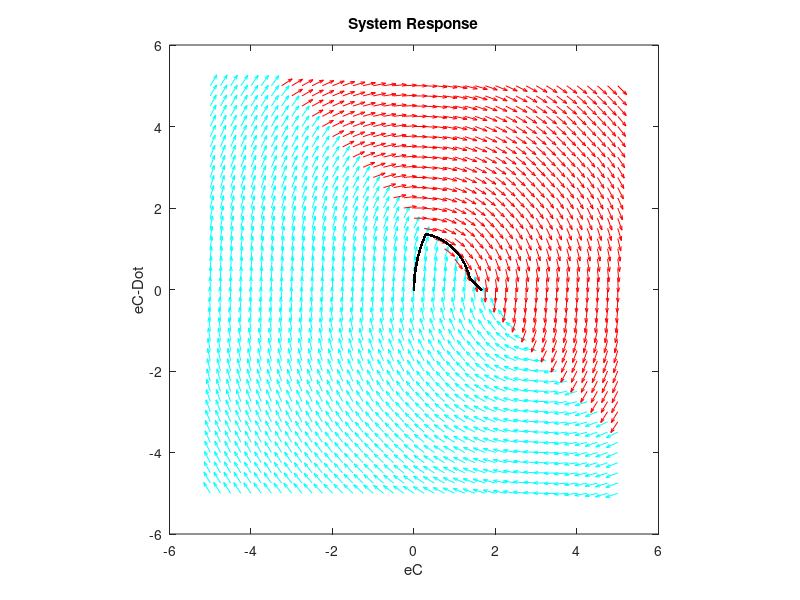
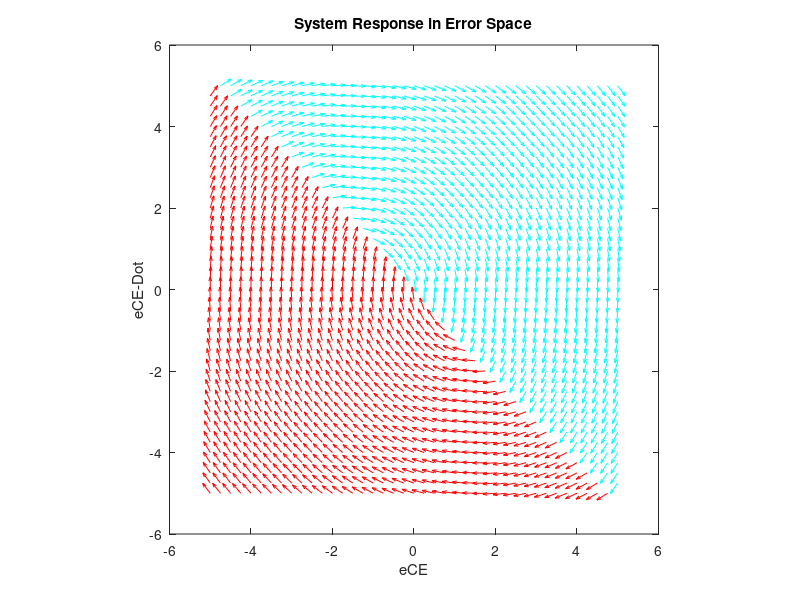

Write the MATLAB code that produced these figures, in order.
%Initialize
clear; close all; clc;
%simulation & controller input
lambda = 1;

%system parameters
L = 0.001;     %H
C = 1/L; %F
eIn = 3.3;
%solution parameters voltage
eD = eIn/2;
tf = 10;
dt = 0.001;
%system equations
x1dot = @(x1, x2) x2;
x2dot = @(x1, x2, ea) -1/(L*C)*(x1 - ea);
%% PLOT 1 - System Space
[x1, x2] = meshgrid(-5:0.25:5, -5:0.25:5);
%Switch is closed (ea = eIn)
B = eIn;
%half of system equations
x1d = x1dot(x1, x2) .* ( (lambda*(-x2) + (eD-x1)) > 0 );
x2d = x2dot(x1, x2, B) .* ( (lambda*(-x2) + (eD-x1)) > 0 );
%plot system
size = sqrt(x1d.^2 + x2d.^2);
quiver(x1, x2, x1d./size, x2d./size, 'c');
%lower half of system space
clear x1d x2d;
%switch is open (ea = 0)
B = 0;
%half of the system space
x1d = x1dot(x1, x2) .* ( (lambda*(-x2) + (eD-x1)) < 0 );
x2d = x2dot(x1, x2, B) .* ( (lambda*(-x2) + (eD-x1)) < 0 );
size = sqrt(x1d.^2 + x2d.^2);
%plot 2nd half
hold on
quiver(x1, x2, x1d./size, x2d./size, 'r');
axis square
xlabel('eC');
ylabel('eC-Dot');
title('System Response');
%% plot vs time
ec0 = 0; ecDot0 = 0;


s = @(ec, ecDot) ( (lambda*(-ecDot) + (eD-ec)) >= 0 )*eIn;

t = 0:dt:tf;

ec(1) = ec0;
ecDot(1) = ecDot0;

for i = 2:length(t)
    K1 = x1dot(ec(i-1), ecDot(i-1))*dt;
    L1 = x2dot(ec(i-1), ecDot(i-1), s(ec(i-1), ecDot(i-1)))*dt;
    
    K2 = x1dot(ec(i-1) + K1/2, ecDot(i-1) + L1/2)*dt;
    L2 = x2dot(ec(i-1) + K1/2, ecDot(i-1) + L1/2, s(ec(i-1), ecDot(i-1)))*dt;
    
    K3 = x1dot(ec(i-1) + K2/2, ecDot(i-1) + L2/2)*dt;
    L3 = x2dot(ec(i-1) + K1/2, ecDot(i-1) + L1/2, s(ec(i-1), ecDot(i-1)))*dt;
    
    K4 = x1dot(ec(i-1) + K3  , ecDot(i-1) + L3)*dt;
    L4 = x2dot(ec(i-1) + K1/2, ecDot(i-1) + L1/2, s(ec(i-1), ecDot(i-1)))*dt;
    
    ec(i) = ec(i-1) + 1/6*K1 + 1/3*K2 + 1/3*K3 + 1/6*K4;
    ecDot(i) = ecDot(i-1) + 1/6*L1 + 1/3*L2 + 1/3*L3 + 1/6*L4;
    
end

plot(ec, ecDot, '.-k')



%% ERROR SPACE PLOT
clear x1d x2d;

x1dotE = @(x1, x2) x2;
x2dotE = @(x1, x2, ea) 1/(L*C)*(eD - x1 - ea);


[x1, x2] = meshgrid(-5:0.25:5, -5:0.25:5);

B = eIn;
x1d = x1dotE(x1, x2) .* (x1 + lambda*x2 > 0);
x2d = x2dotE(x1, x2, B) .* (x1 + lambda*x2 > 0);

size = sqrt(x1d.^2 + x2d.^2);
figure();
quiver(x1, x2, x1d./size, x2d./size, 'c');

clear x1d x2d;
B = 0;
x1d = x1dotE(x1, x2) .* (x1 + lambda*x2 < 0);
x2d = x2dotE(x1, x2, B) .* (x1 + lambda*x2 < 0);
size = sqrt(x1d.^2 + x2d.^2);
hold on
quiver(x1, x2, x1d./size, x2d./size, 'r');
axis square
xlabel('eCE');
ylabel('eCE-Dot');
title('System Response in Error Space');